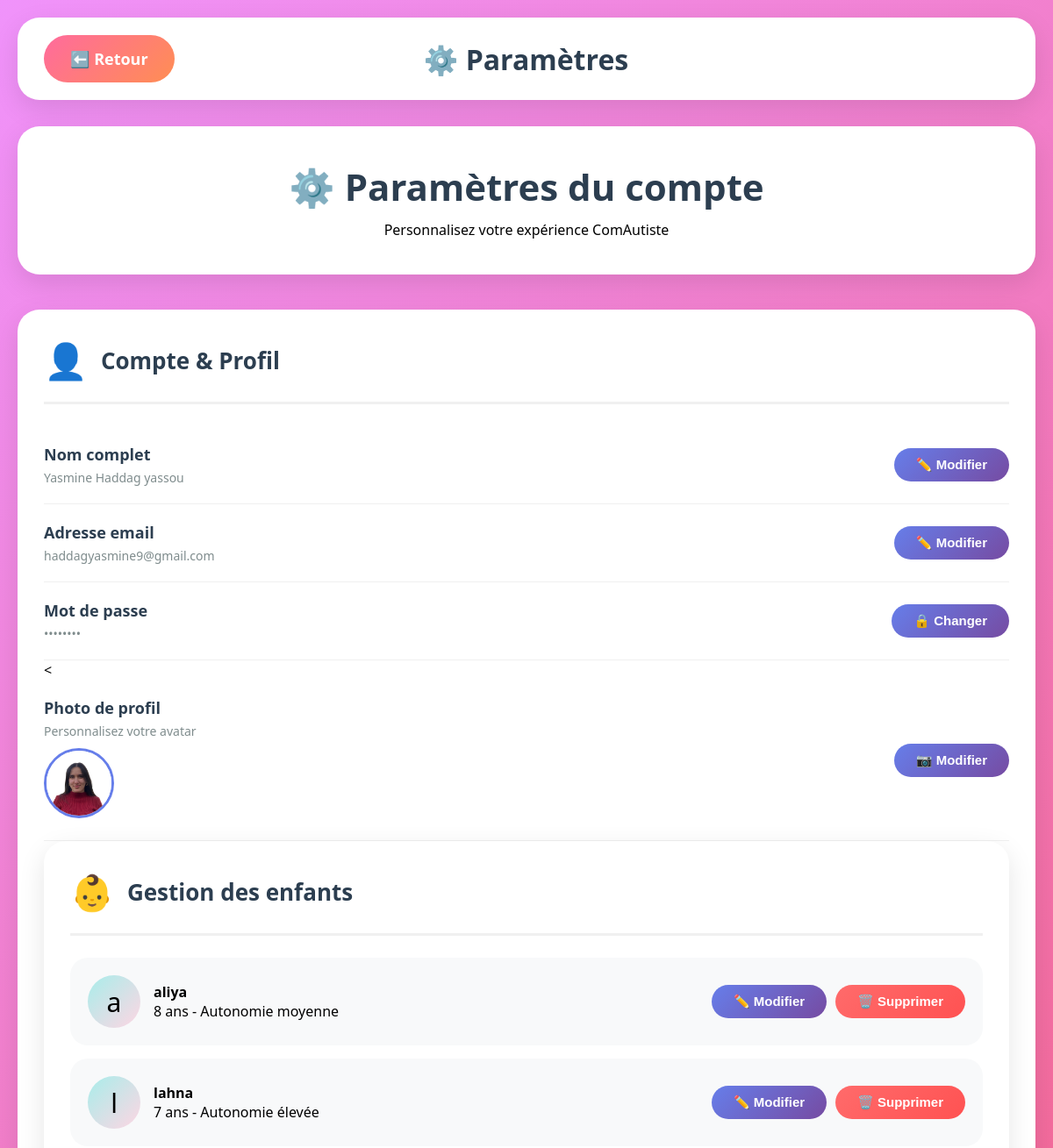
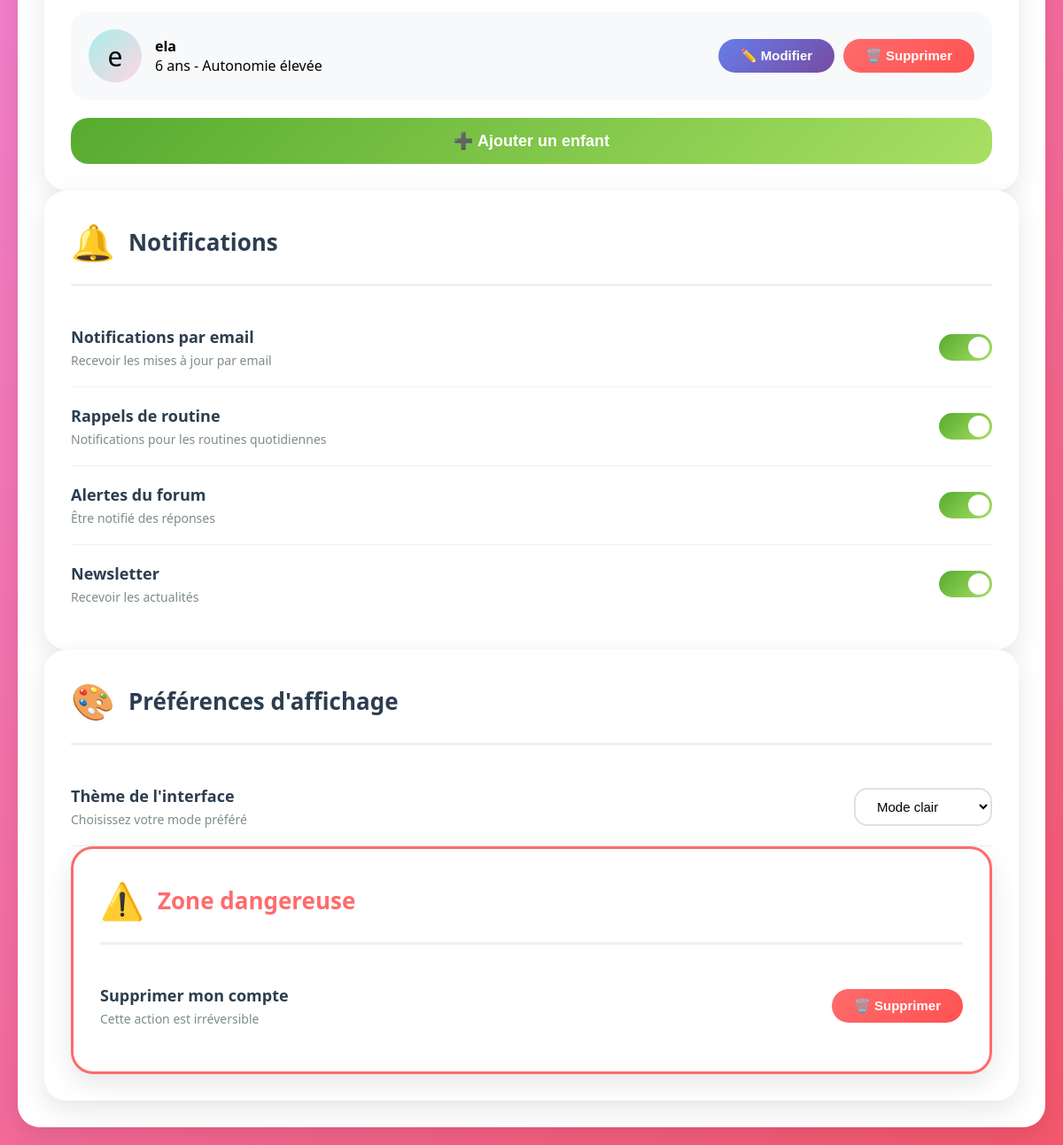
/parametres/ (signed in), run on the app's committed database (2 pictures, top to bottom).
### authen/models.py (models this page shows, shortened)
class UserProfile(models.Model):
    USER_TYPE_CHOICES = [
        ('parent', 'Parent'),
        ('educator', 'Éducateur'),
    ]
    user = models.OneToOneField(User, on_delete=models.CASCADE, related_name='profile')
    user_type = models.CharField(max_length=20, choices=USER_TYPE_CHOICES, default='parent')
    phone = models.CharField(max_length=20, blank=True, null=True)
    institution = models.CharField(max_length=200, blank=True, null=True)
    photo_profil = models.ImageField(upload_to='photos_profil/', blank=True, null=True)
    created_at = models.DateTimeField(auto_now_add=True)
    updated_at = models.DateTimeField(auto_now=True)
    class Meta:
        verbose_name = "Profil Utilisateur"
        verbose_name_plural = "Profils Utilisateurs"

class Enfant(models.Model):
    GENRE_CHOICES = [
        ('M', 'Garçon'),
        ('F', 'Fille'),
        ('A', 'Autre'),
    ]
    NIVEAU_AUTONOMIE_CHOICES = [
        ('faible', 'Faible autonomie'),
        ('moyen', 'Autonomie moyenne'),
        ('eleve', 'Autonomie élevée'),
    ]
    parent = models.ForeignKey(User, on_delete=models.CASCADE, related_name='enfants')
    prenom = models.CharField(max_length=100)
    nom = models.CharField(max_length=100)
    date_naissance = models.DateField()
    genre = models.CharField(max_length=1, choices=GENRE_CHOICES, default='M')
    niveau_autonomie = models.CharField(max_length=20, choices=NIVEAU_AUTONOMIE_CHOICES, default='moyen')
    besoins_specifiques = models.TextField(blank=True, null=True, help_text="Sensibilités, préférences, particularités...")
    couleur_preferee = models.CharField(max_length=50, blank=True, null=True)
    activites_preferees = models.TextField(blank=True, null=True, help_text="Jeux, activités favorites...")
    photo = models.ImageField(upload_to='enfants/', blank=True, null=True)
    created_at = models.DateTimeField(auto_now_add=True)
    updated_at = models.DateTimeField(auto_now=True)
    def age(self):
        from datetime import date
        today = date.today()
        return today.year - self.date_naissance.year - ((today.month, today.day) < (self.date_naissance.month, self.date_naissance.day))
    class Meta:
        verbose_name = "Enfant"
        verbose_name_plural = "Enfants"
        ordering = ['-created_at']

class UserPreferences(models.Model):
    user = models.OneToOneField(User, on_delete=models.CASCADE, related_name='preferences')
    notifications_email = models.BooleanField(default=True)
    rappels_routine = models.BooleanField(default=True)
    alertes_forum = models.BooleanField(default=False)
    newsletter = models.BooleanField(default=True)
    THEME_CHOICES = [
        ('clair', 'Mode clair'),
        ('sombre', 'Mode sombre'),
        ('auto', 'Automatique'),
    ]
    theme = models.CharField(max_length=10, choices=THEME_CHOICES, default='clair')
    TAILLE_CHOICES = [
        ('petite', 'Petite'),
        ('normale', 'Normale'),
        ('grande', 'Grande'),
        ('tres_grande', 'Très grande'),
    ]
    taille_police = models.CharField(max_length=15, choices=TAILLE_CHOICES, default='normale')
    LANGUE_CHOICES = [
        ('fr', 'Français'),
        ('en', 'English'),
        ('es', 'Español'),
    ]
    langue = models.CharField(max_length=5, choices=LANGUE_CHOICES, default='fr')
    contraste_eleve = models.BooleanField(default=False)
    sons_jeux = models.BooleanField(default=True)
    musique_fond = models.BooleanField(default=False)
    VOLUME_CHOICES = [
        ('silencieux', 'Silencieux'),
        ('faible', 'Faible'),
        ('moyen', 'Moyen'),
        ('fort', 'Fort'),
    ]
    volume = models.CharField(max_length=15, choices=VOLUME_CHOICES, default='moyen')
    lecture_vocale = models.BooleanField(default=False)
    VISIBILITE_CHOICES = [
        ('tous', 'Tous les membres'),
        ('amis', 'Amis uniquement'),
        ('prive', 'Privé'),
    ]
    visibilite_profil = models.CharField(max_length=10, choices=VISIBILITE_CHOICES, default='tous')
    partage_donnees = models.BooleanField(default=True)
    created_at = models.DateTimeField(auto_now_add=True)
    updated_at = models.DateTimeField(auto_now=True)
    class Meta:
        verbose_name = "Préférence utilisateur"
        verbose_name_plural = "Préférences utilisateur"

### authen/views.py (the view)
# urls.py: path('parametres/', views.parametres, name='parametres'),
@login_required
def parametres(request):
    enfants = Enfant.objects.filter(parent=request.user)
    preferences, created = UserPreferences.objects.get_or_create(user=request.user)
    return render(request, 'authen/parametres.html', {
        'user': request.user,
        'enfants': enfants,
        'preferences': preferences,
    })

### authen/templates/authen/parametres.html (shortened to what this page needs)
<!DOCTYPE html>
<html lang="fr">
<head>
</head>
<body>
    <div class="container">
        <div class="top-bar">
            <a href="{% url 'dashboard' %}" class="back-btn">⬅️ Retour</a>
            <div class="title">⚙️ Paramètres</div>
        </div>
        <div class="welcome-section">
            <h1>⚙️ Paramètres du compte</h1>
            <p>Personnalisez votre expérience ComAutiste</p>
        </div>
        <div class="settings-grid">
            <div class="setting-card">
                <div class="setting-header">
                    <div class="setting-icon">👤</div>
                    <h2>Compte & Profil</h2>
                </div>
                <div class="setting-item">
                    <div class="setting-info">
                        <h3>Nom complet</h3>
                        <p id="user-name">{{ user.first_name }} {{ user.last_name }}</p>
                    </div>
                    <button class="edit-btn" onclick="openModifierNom()">✏️ Modifier</button>
                </div>
                <div class="setting-item">
                    <div class="setting-info">
                        <h3>Adresse email</h3>
                        <p id="user-email">{{ user.email }}</p>
                    </div>
                    <button class="edit-btn" onclick="openModifierEmail()">✏️ Modifier</button>
                </div>
                <div class="setting-item">
                    <div class="setting-info">
                        <h3>Mot de passe</h3>
                        <p>••••••••</p>
                    </div>
                    <button class="edit-btn" onclick="openChangerMdp()">🔒 Changer</button>
                </div>
                <<div class="setting-item">
    <div class="setting-info">
        <h3>Photo de profil</h3>
        <p>Personnalisez votre avatar</p>
        {% if user.profile.photo_profil %}
        <div style="margin-top: 10px;">
            <img id="photoPreview"
                 src="{{ user.profile.photo_profil.url }}"
                 alt="Photo de profil"
                 style="width: 80px; height: 80px; border-radius: 50%; object-fit: cover; border: 3px solid #667eea;">
        </div>
        {% endif %}
    </div>
    <button class="edit-btn" onclick="document.getElementById('photoInput').click()">📷 Modifier</button>
</div>
            <div class="setting-card">
                <div class="setting-header">
                    <div class="setting-icon">👶</div>
                    <h2>Gestion des enfants</h2>
                </div>
                <div class="child-list" id="childList">
                    {% for enfant in enfants %}
                    <div class="child-item" data-enfant-id="{{ enfant.id }}">
                        <div class="child-info">
                            <div class="child-avatar">{{ enfant.prenom.0 }}</div>
                            <div class="child-details">
                                <h4>{{ enfant.prenom }}</h4>
                                <p>{{ enfant.age }} ans - {{ enfant.get_niveau_autonomie_display }}</p>
                            </div>
                        </div>
                        <div class="setting-control">
                            <button class="edit-btn" onclick="window.location.href='{% url 'modifier_enfant' enfant.id %}'">✏️ Modifier</button>
                            <button class="edit-btn danger-btn" onclick="supprimerEnfant({{ enfant.id }}, '{{ enfant.prenom }}')">🗑️ Supprimer</button>
                        </div>
                    </div>
                    {% empty %}
                    <p style="text-align: center; color: #7f8c8d;">Aucun enfant enregistré</p>
                    {% endfor %}
                </div>
                <button class="add-child-btn" onclick="window.location.href='{% url 'ajouter_enfant' %}'">➕ Ajouter un enfant</button>
            </div>
            <div class="setting-card">
                <div class="setting-header">
                    <div class="setting-icon">🔔</div>
                    <h2>Notifications</h2>
                </div>
                <div class="setting-item">
                    <div class="setting-info">
                        <h3>Notifications par email</h3>
                        <p>Recevoir les mises à jour par email</p>
                    </div>
                    <div class="toggle-switch {% if preferences.notifications_email %}active{% endif %}"
                         data-pref="notifications_email"
                         onclick="togglePref(this)"></div>
                </div>
                <div class="setting-item">
                    <div class="setting-info">
                        <h3>Rappels de routine</h3>
                        <p>Notifications pour les routines quotidiennes</p>
                    </div>
                    <div class="toggle-switch {% if preferences.rappels_routine %}active{% endif %}"
                         data-pref="rappels_routine"
                         onclick="togglePref(this)"></div>
                </div>
                <div class="setting-item">
                    <div class="setting-info">
                        <h3>Alertes du forum</h3>
                        <p>Être notifié des réponses</p>
                    </div>
                    <div class="toggle-switch {% if preferences.alertes_forum %}active{% endif %}"
                         data-pref="alertes_forum"
                         onclick="togglePref(this)"></div>
                </div>
                <div class="setting-item">
                    <div class="setting-info">
                        <h3>Newsletter</h3>
                        <p>Recevoir les actualités</p>
                    </div>
                    <div class="toggle-switch {% if preferences.newsletter %}active{% endif %}"
                         data-pref="newsletter"
                         onclick="togglePref(this)"></div>
                </div>
            </div>
            <div class="setting-card">
                <div class="setting-header">
                    <div class="setting-icon">🎨</div>
                    <h2>Préférences d'affichage</h2>
                </div>
                <div class="setting-item">
                    <div class="setting-info">
                        <h3>Thème de l'interface</h3>
                        <p>Choisissez votre mode préféré</p>
                    </div>
                    <select class="custom-select" data-pref="theme" onchange="updateSelectPref(this)">
                        <option value="clair" {% if preferences.theme == 'clair' %}selected{% endif %}>Mode clair</option>
                    </select>
                </div>
            <div class="setting-card" style="border: 3px solid #ff6b6b;">
                <div class="setting-header">
                    <div class="setting-icon">⚠️</div>
                    <h2 style="color: #ff6b6b;">Zone dangereuse</h2>
                </div>
                <div class="setting-item">
                    <div class="setting-info">
                        <h3>Supprimer mon compte</h3>
                        <p>Cette action est irréversible</p>
                    </div>
                    <button class="edit-btn danger-btn" onclick="openSupprimerCompte()">🗑️ Supprimer</button>
                </div>
            </div>
        </div>
    </div>
</body>
</html>

### authen/templates/authen/parametres.html (style rules this page uses)
* { margin: 0; padding: 0; box-sizing: border-box; }
body { font-family: 'Segoe UI', Tahoma, Geneva, Verdana, sans-serif; background: linear-gradient(135deg, #f093fb 0%, #f5576c 100%); min-height: 100vh; padding: 20px; }
.container { max-width: 1200px; margin: 0 auto; }
.top-bar { display: flex; justify-content: space-between; align-items: center; margin-bottom: 30px; background: white; padding: 20px 30px; border-radius: 25px; box-shadow: 0 10px 30px rgba(0,0,0,0.1); }
.back-btn { background: linear-gradient(135deg, #ff6b9d 0%, #ff8e53 100%); color: white; padding: 15px 30px; border-radius: 50px; text-decoration: none; font-size: 18px; font-weight: bold; transition: all 0.3s; }
.title { font-size: 32px; color: #2c3e50; font-weight: bold; }
.welcome-section { background: white; padding: 40px; border-radius: 25px; text-align: center; margin-bottom: 40px; box-shadow: 0 10px 30px rgba(0,0,0,0.1); }
.welcome-section h1 { font-size: 42px; color: #2c3e50; margin-bottom: 10px; }
.settings-grid { display: grid; gap: 25px; }
.setting-card { background: white; border-radius: 25px; padding: 30px; box-shadow: 0 10px 30px rgba(0,0,0,0.1); }
.setting-header { display: flex; align-items: center; gap: 15px; margin-bottom: 25px; padding-bottom: 20px; border-bottom: 3px solid #f0f0f0; }
.setting-icon { font-size: 40px; }
.setting-header h2 { font-size: 26px; color: #2c3e50; }
.setting-item { display: flex; justify-content: space-between; align-items: center; padding: 20px 0; border-bottom: 1px solid #f0f0f0; }
.setting-item:last-child { border-bottom: none; }
.setting-info h3 { font-size: 18px; color: #2c3e50; margin-bottom: 5px; }
.setting-info p { font-size: 14px; color: #7f8c8d; }
.edit-btn { background: linear-gradient(135deg, #667eea 0%, #764ba2 100%); color: white; padding: 10px 25px; border: none; border-radius: 20px; font-size: 15px; font-weight: bold; cursor: pointer; transition: all 0.3s; }
.danger-btn { background: linear-gradient(135deg, #ff6b6b 0%, #ff5252 100%); }
.toggle-switch { position: relative; width: 60px; height: 30px; background: #ccc; border-radius: 30px; cursor: pointer; transition: all 0.3s; }
.toggle-switch.active { background: linear-gradient(135deg, #56ab2f 0%, #a8e063 100%); }
.toggle-switch::after { content: ''; position: absolute; top: 3px; left: 3px; width: 24px; height: 24px; background: white; border-radius: 50%; transition: all 0.3s; }
.toggle-switch.active::after { left: 33px; }
.custom-select { padding: 10px 20px; border: 2px solid #e0e0e0; border-radius: 15px; font-size: 15px; cursor: pointer; background: white; transition: all 0.3s; }
.child-list { display: grid; gap: 15px; margin-top: 20px; }
.child-item { background: #f8f9fa; padding: 20px; border-radius: 20px; display: flex; justify-content: space-between; align-items: center; }
.child-info { display: flex; align-items: center; gap: 15px; }
.child-avatar { width: 60px; height: 60px; background: linear-gradient(135deg, #a8edea 0%, #fed6e3 100%); border-radius: 50%; display: flex; align-items: center; justify-content: center; font-size: 30px; }
.setting-control { display: flex; gap: 10px; }
.add-child-btn { background: linear-gradient(135deg, #56ab2f 0%, #a8e063 100%); color: white; padding: 15px 30px; border: none; border-radius: 20px; font-size: 18px; font-weight: bold; cursor: pointer; width: 100%; margin-top: 20px; }

### data on the page
Enfant: prenom.0 "a", prenom "aliya", age "8", niveau_autonomie "Autonomie moyenne"
Enfant: prenom.0 "l", prenom "lahna", age "7", niveau_autonomie "Autonomie élevée"
Enfant: prenom.0 "e", prenom "ela", age "6", niveau_autonomie "Autonomie élevée"
UserPreferences: theme "Mode clair"

### other printed values
{{ user.first_name }} "Yasmine Haddag"
{{ user.last_name }} "yassou"
{{ user.email }} "haddagyasmine9@gmail.com"
